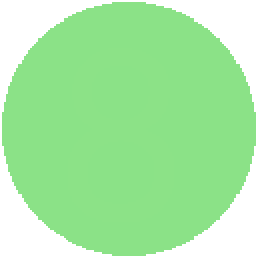
#> input picture demo/number_0.png, 128 x 128 px, found by its file name (shown 2 times larger)
$ python visual_cryptography_m.py ../demo/number_0.png   (Python 2 division)
#> lines starting #> are read from the running program, lines starting #| are printed output that depends on the picture
#Copyright, Robert Donovan, LessonStudio, 2014
#If you use this then tweet what you did with it @LessonStudio.

#This file takes one argument which is a file that you would like to split into two encrypted images.
#The original image can only be viewed by overlaying the two encrypted images.
#If printed on clear plastic, It can be very finicky to align the two images if the pixel count is too high.
#For best results keep the original image below 200x200 pixels and print as large as possible onto clear plastic to
# obtain the best results.

#You can go to higher resolutions but you then really have to be precise when aligning the two images.

#The resulting images will be twice as wide and twice as tall pixelwise and there is only 1 bit colour.#Copyright, Robert Donovan, LessonStudio, 2014
#If you use this then tweet what you did with it @LessonStudio.

#This file takes one argument which is a file that you would like to split into two encrypted images.
#The original image can only be viewed by overlaying the two encrypted images.
#If printed on clear plastic, It can be very finicky to align the two images if the pixel count is too high.
#For best results keep the original image below 200x200 pixels and print as large as possible onto clear plastic to
# obtain the best results.

#You can go to higher resolutions but you then really have to be precise when aligning the two images.

#The resulting images will be twice as wide and twice as tall pixelwise and there is only 1 bit colour.

#Future features should include alignment marks to make aligning the two transparancies easier.

#Maybe I will increase the efficiency of the conversion except that I find that I spend more prep time in
# photoshop by many orders of magnitude than any time savings that could be extracted.

#The reason I built this is that I found many tools out there for doing this that didn't work for a
# variety of reasons including being built for long dead versions of Python or PIL.

# USAGE: python visual_cryptography.py file_to_encrypt.png

from PIL import Image, ImageDraw
import os, sys
from random import SystemRandom
random = SystemRandom()
#If you want to use the more powerful PyCrypto (pip install pycrypto) then uncomment the next line and comment out the previous two lines
#from Crypto.Random import random
'''
if len(sys.argv)!=2:
	print "This takes one argument; the image to be split."
	exit()
infile=str(sys.argv[1])

if not os.path.isfile(infile):
	print "That file does not exist."
	exit()
'''
infile = "grid_plate/grid_plate_2_5x5.png"
infile = "decod_image/number_0.png"
img = Image.open(infile)
#> img is the input picture: PIL image 128x128 RGBA; mean R, G, B, A 165.3, 232.5, 162.1, 197.5

f, e = os.path.splitext(infile)
out_filename_A=f+"_A.png"
out_filename_B=f+"_B.png"

img=img.convert('1')#convert image to 1 bit
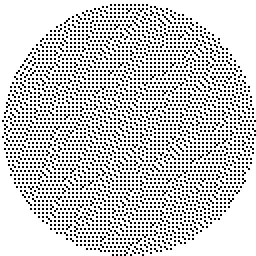
#> img: PIL image 128x128 1 (shown 2 times larger); 80.1% white; black in thin lines or dots

#Prepare two empty slider images for drawing
width=img.size[0]*2
#> width = 256
height=img.size[1]*2
#> height = 256
out_image_A = Image.new('1', (width, height))
#> out_image_A: PIL image 256x256 1; every value is 0
out_image_B = Image.new('1', (width, height))
draw_A = ImageDraw.Draw(out_image_A)
draw_B = ImageDraw.Draw(out_image_B)

#There are 6(4 choose 2) possible patterns and it is too late for me to think in binary and do these efficiently
patterns=((1,1,0,0), (1,0,1,0), (1,0,0,1), (0,1,1,0), (0,1,0,1), (0,0,1,1))
#Cycle through pixels
for x in xrange(0, width/2):
	for y in xrange(0, height/2):
		pixel=img.getpixel((x,y))
		pat=random.choice(patterns)
		#A will always get the pattern
		draw_A.point((x*2, y*2), pat[0])
		draw_A.point((x*2+1, y*2), pat[1])
		draw_A.point((x*2, y*2+1), pat[2])
		draw_A.point((x*2+1, y*2+1), pat[3])
		if pixel==0:#Dark pixel so B gets the anti pattern
			draw_B.point((x*2, y*2), 1-pat[0])
			draw_B.point((x*2+1, y*2), 1-pat[1])
			draw_B.point((x*2, y*2+1), 1-pat[2])
			draw_B.point((x*2+1, y*2+1), 1-pat[3])
		else:
			draw_B.point((x*2, y*2), pat[0])
			draw_B.point((x*2+1, y*2), pat[1])
			draw_B.point((x*2, y*2+1), pat[2])
			draw_B.point((x*2+1, y*2+1), pat[3])

out_image_A.save(out_filename_A, 'PNG')
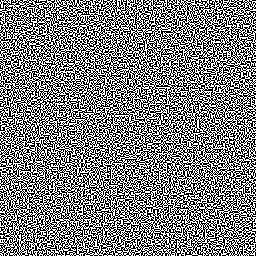
#> saved as number_0_A.png: PIL image 256x256 1; 50% white in thin lines or dots
out_image_B.save(out_filename_B, 'PNG')
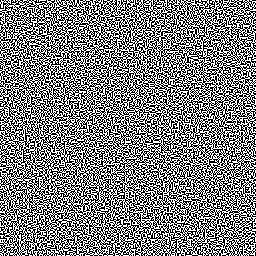
#> saved as number_0_B.png: PIL image 256x256 1; 50% white in thin lines or dots
print "Done."
